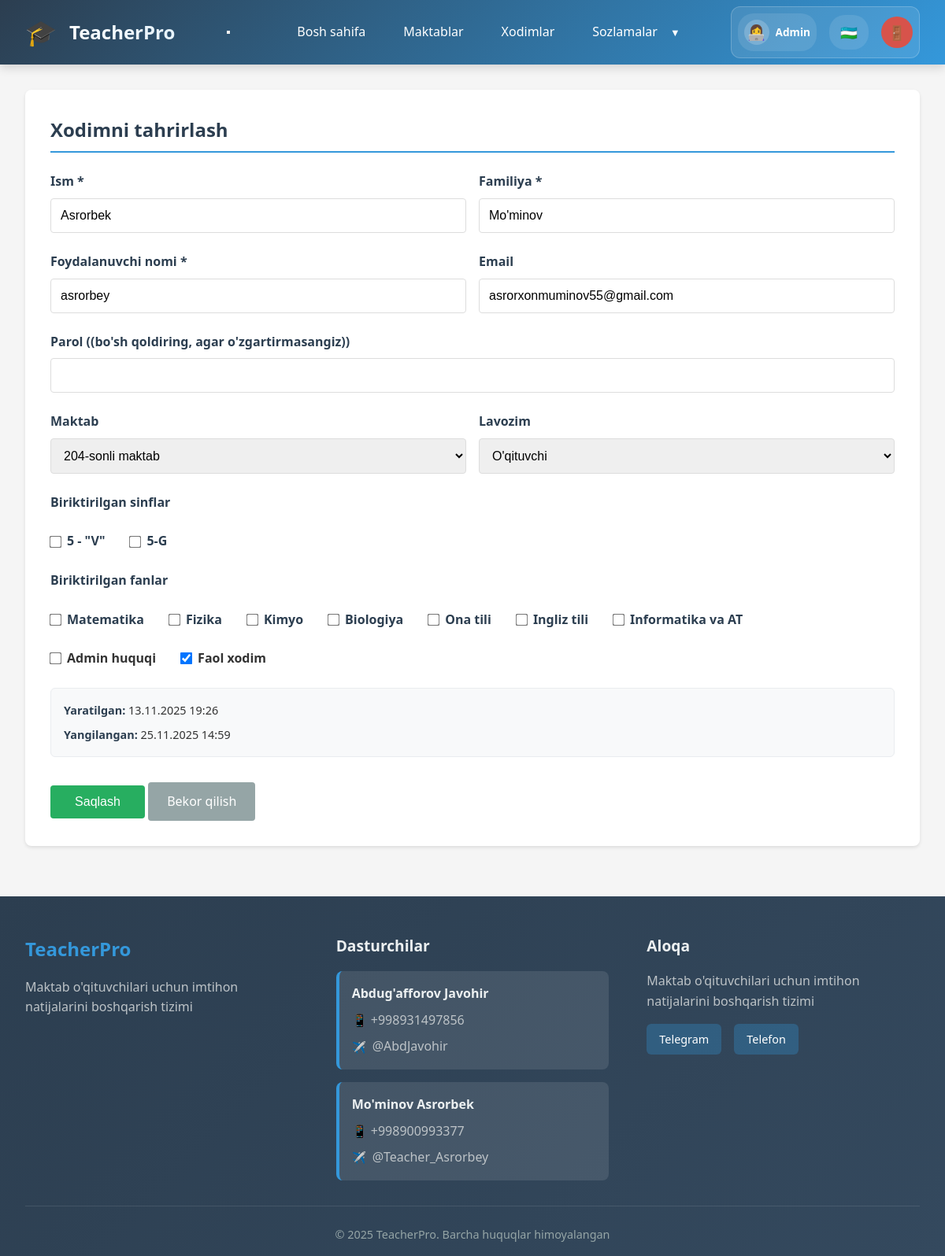
Before: /admin/employees/edit/2 (signed in) with the older database file.
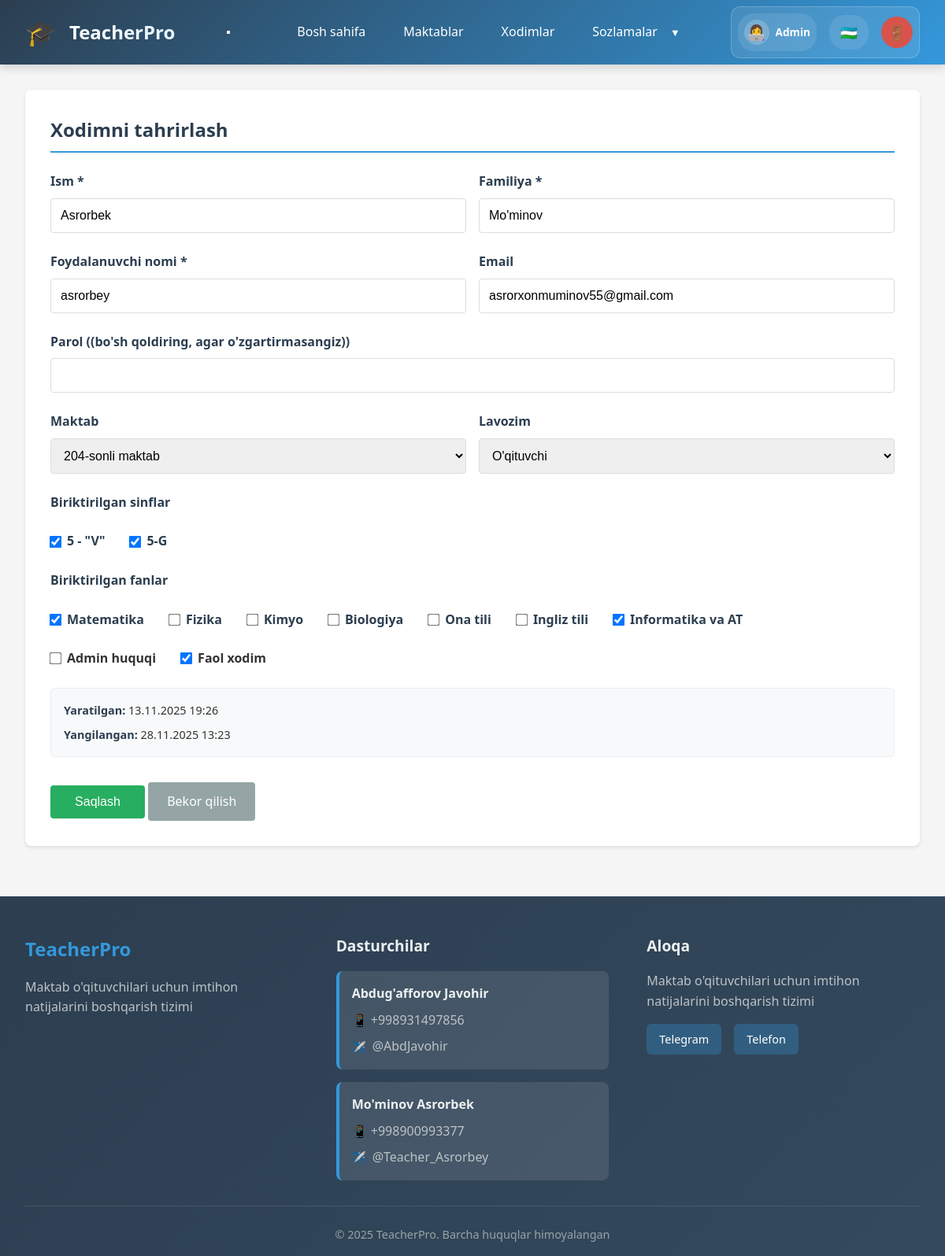
After: the same page with the newer database file.
### models.py (models this page shows, shortened)
class Base(DeclarativeBase):
    pass

class SchoolClass(Base):
    __tablename__ = 'classes'
    id = Column(Integer, primary_key=True)
    name = Column(String(100), nullable=False)
    school_id = Column(Integer, ForeignKey('schools.id'), nullable=False)
    leader_first_name = Column(String(100), nullable=True)
    leader_last_name = Column(String(100), nullable=True)
    leader_phone = Column(String(50), nullable=True)
    created_at = Column(DateTime, default=datetime.utcnow)
    school = relationship('School', back_populates='classes')
    students = relationship('Student', back_populates='school_class', cascade='all, delete-orphan')
    exams = relationship('Exam', back_populates='school_class')
    assigned_teachers = relationship('Employee', secondary='teacher_classes', back_populates='assigned_classes')

class Subject(Base):
    __tablename__ = 'subjects'
    id = Column(Integer, primary_key=True)
    name = Column(String(100), nullable=False, unique=True)
    assigned_teachers = relationship('Employee', secondary='teacher_subjects', back_populates='assigned_subjects')

class Employee(Base):
    __tablename__ = 'employees'
    id = Column(Integer, primary_key=True)
    username = Column(String(80), unique=True, nullable=False)
    password_hash = Column(String(200), nullable=False)
    first_name = Column(String(100), nullable=False)
    last_name = Column(String(100), nullable=False)
    email = Column(String(100))
    is_admin = Column(Boolean, default=False)
    is_active = Column(Boolean, default=True)
    school_id = Column(Integer, ForeignKey('schools.id'), nullable=True)
    staff_title_id = Column(Integer, ForeignKey('staff_titles.id'), nullable=True)
    created_at = Column(DateTime, default=datetime.utcnow)
    updated_at = Column(DateTime, default=datetime.utcnow, onupdate=datetime.utcnow)
    school = relationship('School', back_populates='employees')
    staff_title = relationship('StaffTitle', back_populates='employees')
    assigned_classes = relationship('SchoolClass', secondary='teacher_classes', back_populates='assigned_teachers')
    assigned_subjects = relationship('Subject', secondary='teacher_subjects', back_populates='assigned_teachers')

class School(Base):
    __tablename__ = 'schools'
    id = Column(Integer, primary_key=True)
    name = Column(String(200), nullable=False)
    address = Column(Text)
    phone = Column(String(50))
    email = Column(String(100))
    created_at = Column(DateTime, default=datetime.utcnow)
    employees = relationship('Employee', back_populates='school', cascade='all, delete-orphan')
    classes = relationship('SchoolClass', back_populates='school', cascade='all, delete-orphan')

class StaffTitle(Base):
    __tablename__ = 'staff_titles'
    id = Column(Integer, primary_key=True)
    title = Column(String(100), nullable=False, unique=True)
    employees = relationship('Employee', back_populates='staff_title')

### routers/admin.py (the view)
@router.get("/employees/edit/{id}", response_class=HTMLResponse)
async def edit_employee_page(
    request: Request,
    id: int,
    db: AsyncSession = Depends(get_db)
):
    result = await db.execute(
        select(Employee)
        .options(selectinload(Employee.assigned_classes), selectinload(Employee.assigned_subjects))
        .where(Employee.id == id)
    )
    employee = result.scalar_one_or_none()
    if not employee:
        flash(request, 'Xodim topilmadi', 'danger')
        return RedirectResponse(url="/admin/employees", status_code=303)
    schools_result = await db.execute(select(School))
    schools = schools_result.scalars().all()
    titles_result = await db.execute(select(StaffTitle))
    titles = titles_result.scalars().all()
    classes_result = await db.execute(select(SchoolClass))
    classes = classes_result.scalars().all()
    subjects_result = await db.execute(select(Subject))
    subjects = subjects_result.scalars().all()
    context = await get_template_context(request)
    context.update({
        'employee': employee,
        'schools': schools,
        'titles': titles,
        'classes': classes,
        'subjects': subjects
    })
    return templates.TemplateResponse('admin/employee_form.html', context)

### templates/admin/employee_form.html (shortened to what the changed rows need)
{% extends "base.html" %}
{% block content %}
<div class="card">
    <h2>{% if employee %}{{ _('edit_employee') }}{% else %}{{ _('new_employee') }}{% endif %}</h2>
    <form method="POST">
        <div class="form-row">
            <div class="form-group">
                <label for="first_name">{{ _('first_name') }} *</label>
                <input type="text" id="first_name" name="first_name"
                    value="{{ employee.first_name if employee else '' }}" required>
            </div>
            <div class="form-group">
                <label for="last_name">{{ _('last_name') }} *</label>
                <input type="text" id="last_name" name="last_name" value="{{ employee.last_name if employee else '' }}"
                    required>
            </div>
        </div>
        <div class="form-row">
            <div class="form-group">
                <label for="username">{{ _('username') }} *</label>
                <input type="text" id="username" name="username" value="{{ employee.username if employee else '' }}"
                    required>
            </div>
            <div class="form-group">
                <label for="email">{{ _('email') }}</label>
                <input type="email" id="email" name="email" value="{{ employee.email if employee else '' }}">
            </div>
        </div>
        <div class="form-row">
            <div class="form-group">
                <label for="school_id">{{ _('school') }}</label>
                <select id="school_id" name="school_id">
                    {% for school in schools %}
                    <option value="{{ school.id }}" {% if employee and employee.school_id==school.id %}selected{% endif
                        %}>
                        {{ school.name }}
                    </option>
                    {% endfor %}
                </select>
            </div>
            <div class="form-group">
                <label for="staff_title_id">{{ _('staff_title') }}</label>
                <select id="staff_title_id" name="staff_title_id">
                    {% for title in titles %}
                    <option value="{{ title.id }}" {% if employee and employee.staff_title_id==title.id %}selected{%
                        endif %}>
                        {{ title.title }}
                    </option>
                    {% endfor %}
                </select>
            </div>
        </div>
        <div class="form-group">
            <div class="checkbox-group">
                {% for class in classes %}
                <div class="checkbox-item">
                    <input type="checkbox" id="class_{{ class.id }}" name="assigned_classes" value="{{ class.id }}" {%
                        if employee and class in employee.assigned_classes %}checked{% endif %}>
                    <label for="class_{{ class.id }}">{{ class.name }}</label>
                </div>
                {% endfor %}
            </div>
        </div>
        <div class="form-group">
            <div class="checkbox-group">
                {% for subject in subjects %}
                <div class="checkbox-item">
                    <input type="checkbox" id="subject_{{ subject.id }}" name="assigned_subjects"
                        value="{{ subject.id }}" {% if employee and subject in employee.assigned_subjects %}checked{%
                        endif %}>
                    <label for="subject_{{ subject.id }}">{{ subject.name }}</label>
                </div>
                {% endfor %}
            </div>
        </div>
        <div class="checkbox-group">
            <div class="checkbox-item">
                <input type="checkbox" id="is_admin" name="is_admin" >
                <label for="is_admin">{{ _('admin_rights') }}</label>
            </div>
            <div class="checkbox-item">
                <input type="checkbox" id="is_active" name="is_active" {% if not employee or employee.is_active
                    %}checked{% endif %}>
                <label for="is_active">{{ _('active_employee') }}</label>
            </div>
        </div>
        {% if employee %}
        <div class="timestamp-info">
            <div class="timestamp-item">
                <strong>{{ _('created_at') }}:</strong> {{ employee.created_at.strftime('%d.%m.%Y %H:%M') }}
            </div>
            <div class="timestamp-item">
                <strong>{{ _('updated_at') }}:</strong> {{ employee.updated_at.strftime('%d.%m.%Y %H:%M') }}
            </div>
        </div>
        {% endif %}
    </form>
</div>
{% endblock %}

Changed rows visible on the page:
changed Employee "Asrorbek": updated_at "25.11.2025 14:59" → "28.11.2025 13:23"
computed for SchoolClass (number 1 of 2 on the later page): assigned_classes "☐" → "☑"
computed for SchoolClass (number 2 of 2 on the later page): assigned_classes "☐" → "☑"
computed for Subject "Matematika": assigned_subjects "☐" → "☑"
computed for Subject "Informatika va AT": assigned_subjects "☐" → "☑"
